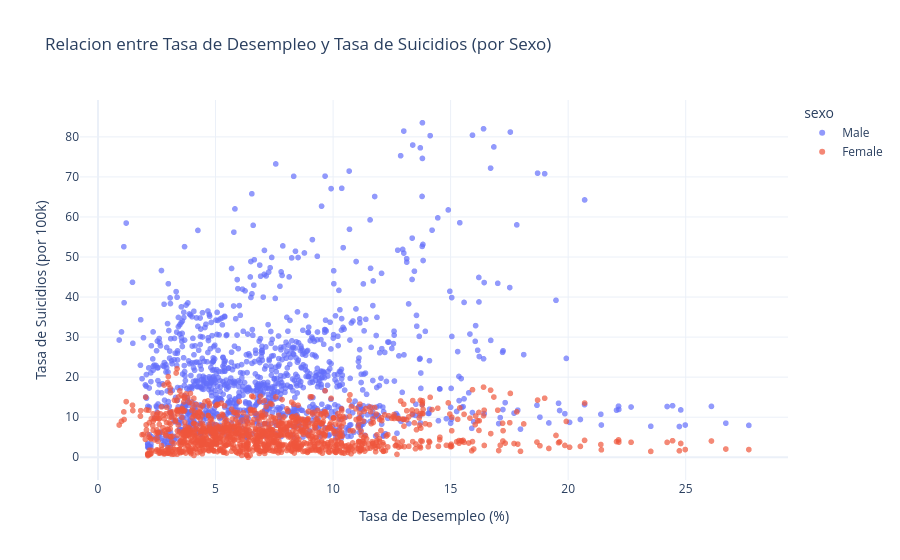
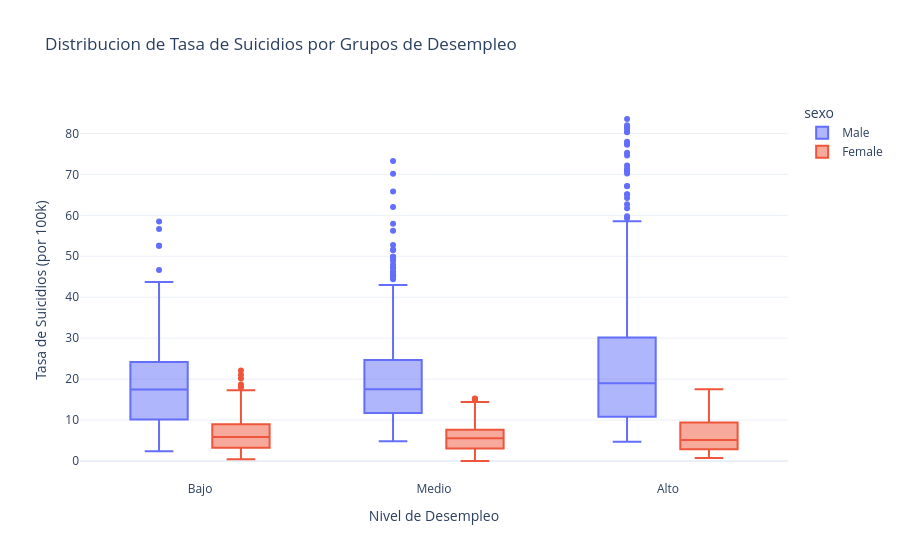

Notebook source saved alongside these figures, in order:
### Code cell
# 4. Scatterplot Desempleo vs. Tasa de Suicidio
fig_scatter = px.scatter(
    df_final, 
    x='tasa_desempleo', 
    y='tasa_suicidio_genero_100k', 
    color='sexo',
    opacity=0.7,
    title='Relacion entre Tasa de Desempleo y Tasa de Suicidios (por Sexo)',
    labels={'tasa_desempleo': 'Tasa de Desempleo (%)', 'tasa_suicidio_genero_100k': 'Tasa de Suicidios (por 100k)'},
    template='plotly_white'
)
fig_scatter.show()

# 5. Boxplot por Grupos de Desempleo
fig_box = px.box(
    df_final, 
    x='grupo_desempleo', 
    y='tasa_suicidio_genero_100k', 
    color='sexo',
    title='Distribucion de Tasa de Suicidios por Grupos de Desempleo',
    labels={'grupo_desempleo': 'Nivel de Desempleo', 'tasa_suicidio_genero_100k': 'Tasa de Suicidios (por 100k)'},
    template='plotly_white'
)
fig_box.show()

# 6. Matriz de Correlacion
cols_corr = [
    'tasa_suicidio_genero_100k', 
    'tasa_desempleo', 
    'pib_per_capita_ppp', 
    'poblacion', 
    'cantidad_suicidios'
]

matriz_corr = df_final[cols_corr].corr()

plt.figure(figsize=(8, 6))
sns.heatmap(
    matriz_corr, 
    annot=True, 
    cmap='coolwarm', 
    fmt=".2f", 
    vmin=-1, 
    vmax=1,
    cbar_kws={'label': 'Correlacion de Pearson'}
)
plt.title("Matriz de Correlacion de Variables Numericas")
plt.tight_layout()
plt.show()

### Figure 1 — Plotly figure (JSON) as saved in the notebook; plotly's stock layout.template omitted (floating-point values rounded to 4 significant figures; data arrays with more than 128 entries replaced by an {"elided": "..."} marker saying what was removed)
{"data": [{"hovertemplate": "sexo=Male<br>Tasa de Desempleo (%)=%{x}<br>Tasa de Suicidios (por 100k)=%{y}<extra></extra>", "legendgroup": "Male", "marker": {"color": "#636efa", "opacity": 0.7, "symbol": "circle"}, "mode": "markers", "name": "Male", "showlegend": true, "type": "scattergl", "x": {"elided": "1200 float values"}, "xaxis": "x", "y": {"elided": "1200 float values"}, "yaxis": "y"}, {"hovertemplate": "sexo=Female<br>Tasa de Desempleo (%)=%{x}<br>Tasa de Suicidios (por 100k)=%{y}<extra></extra>", "legendgroup": "Female", "marker": {"color": "#EF553B", "opacity": 0.7, "symbol": "circle"}, "mode": "markers", "name": "Female", "showlegend": true, "type": "scattergl", "x": {"elided": "1200 float values"}, "xaxis": "x", "y": {"elided": "1200 float values"}, "yaxis": "y"}], "layout": {"legend": {"title": {"text": "sexo"}, "tracegroupgap": 0}, "title": {"text": "Relacion entre Tasa de Desempleo y Tasa de Suicidios (por Sexo)"}, "xaxis": {"anchor": "y", "domain": [0, 1], "title": {"text": "Tasa de Desempleo (%)"}}, "yaxis": {"anchor": "x", "domain": [0, 1], "title": {"text": "Tasa de Suicidios (por 100k)"}}}}

### Figure 2 — Plotly figure (JSON) as saved in the notebook; plotly's stock layout.template omitted (floating-point values rounded to 4 significant figures; data arrays with more than 128 entries replaced by an {"elided": "..."} marker saying what was removed)
{"data": [{"alignmentgroup": "True", "hovertemplate": "sexo=Male<br>Nivel de Desempleo=%{x}<br>Tasa de Suicidios (por 100k)=%{y}<extra></extra>", "legendgroup": "Male", "marker": {"color": "#636efa"}, "name": "Male", "notched": false, "offsetgroup": "Male", "orientation": "v", "showlegend": true, "type": "box", "x": {"elided": "1200 str values"}, "x0": " ", "xaxis": "x", "y": {"elided": "1200 float values"}, "y0": " ", "yaxis": "y"}, {"alignmentgroup": "True", "hovertemplate": "sexo=Female<br>Nivel de Desempleo=%{x}<br>Tasa de Suicidios (por 100k)=%{y}<extra></extra>", "legendgroup": "Female", "marker": {"color": "#EF553B"}, "name": "Female", "notched": false, "offsetgroup": "Female", "orientation": "v", "showlegend": true, "type": "box", "x": {"elided": "1200 str values"}, "x0": " ", "xaxis": "x", "y": {"elided": "1200 float values"}, "y0": " ", "yaxis": "y"}], "layout": {"boxmode": "group", "legend": {"title": {"text": "sexo"}, "tracegroupgap": 0}, "title": {"text": "Distribucion de Tasa de Suicidios por Grupos de Desempleo"}, "xaxis": {"anchor": "y", "domain": [0, 1], "title": {"text": "Nivel de Desempleo"}}, "yaxis": {"anchor": "x", "domain": [0, 1], "title": {"text": "Tasa de Suicidios (por 100k)"}}}}
